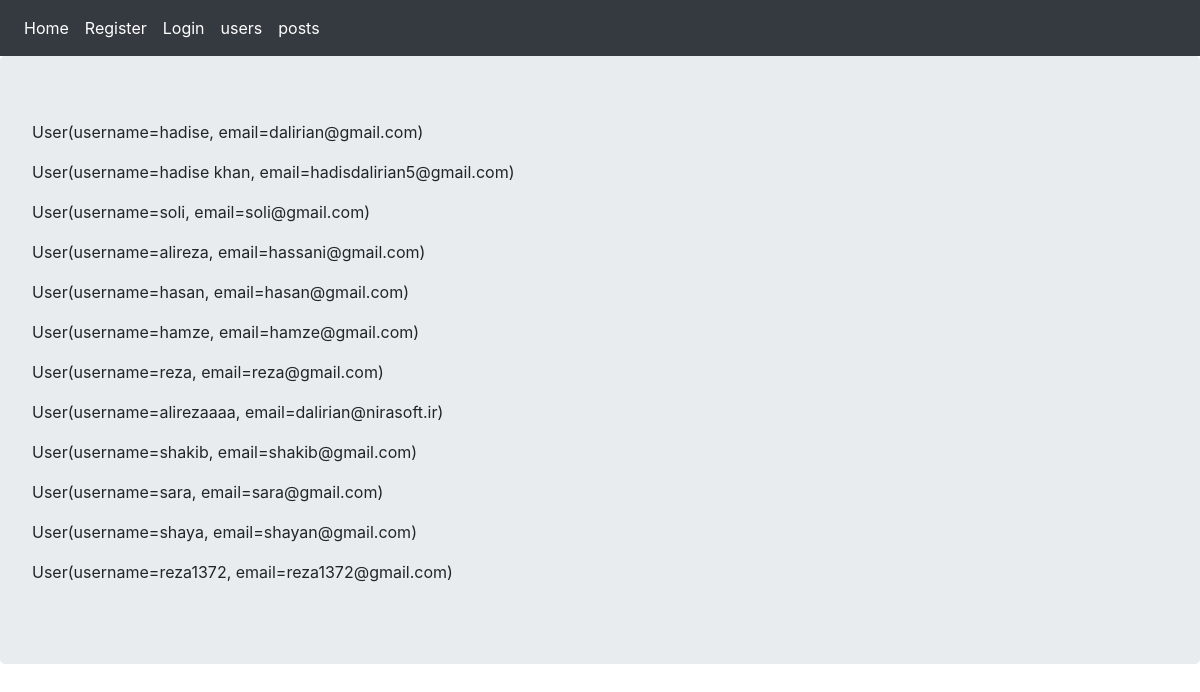
Screenshot of /users with the database file from the repository.
### blog/models.py (models this page shows)
class User(db.Model, UserMixin):
    id = db.Column(db.Integer, primary_key=True)
    username = db.Column(db.String(30), unique=True, nullable=False)
    email = db.Column(db.String(60), unique=True, nullable=False)
    password = db.Column(db.String(60), nullable=False)
    posts = db.relationship('Post', backref='author', lazy=True)
    def __repr__(self):
        return f'User(username={self.username}, email={self.email})'

### blog/routes.py (the view)
@app.route('/users')
def users():
    users=User.query.all()
    return render_template('users.html',users=users)

### blog/templates/users.html
{% extends 'base.html' %}
{% block content %}
    {% for user in users %}
       <p>{{ user }}</p>
    {% endfor %}
    {% endblock %}

### blog/templates/base.html (shortened to what this page needs)
<!DOCTYPE html>
<html lang="en">
<head>
    <link rel="stylesheet" href="https://cdn.jsdelivr.net/npm/bootstrap@4.6.2/dist/css/bootstrap.min.css">
</head>
<body>
    {% include 'inc/navbar.html' %}
    <div class="jumbotron">
   {% block content %} {% endblock %}
   </div>
</body>
</html>

### blog/templates/inc/navbar.html
<nav class="navbar navbar-expand-lg navbar-dark bg-dark">
  <div class="navbar-nav">
    <a class="nav-item nav-link active" href="{{ url_for('home')}}">Home</a>
    {% if current_user.is_authenticated %}
    <a class="nav-item nav-link active" href="{{ url_for('logout')}}">Logout</a>
    <a class="nav-item nav-link active" href="{{ url_for('profile')}}">Profile</a>
    <a class="nav-item nav-link active" href="{{ url_for('users')}}">users</a>
    <a class="nav-item nav-link active" href="{{ url_for('posts')}}">posts</a>
    {% else %}
    <a class="nav-item nav-link active" href="{{ url_for('register')}}">Register</a>
    <a class="nav-item nav-link active" href="{{ url_for('login')}}">Login</a>
    <a class="nav-item nav-link active" href="{{ url_for('users')}}">users</a>
    <a class="nav-item nav-link active" href="{{ url_for('posts')}}">posts</a>
    {% endif %}
  </div>
</nav>

### rows the page displays
User: username+email "User(username=hadise, email=dalirian@gmail.com)"
User: username+email "User(username=hadise khan, email=hadisdalirian5@gmail.com)"
User: username+email "User(username=soli, email=soli@gmail.com)"
User: username+email "User(username=alireza, email=hassani@gmail.com)"
User: username+email "User(username=hasan, email=hasan@gmail.com)"
User: username+email "User(username=hamze, email=hamze@gmail.com)"
User: username+email "User(username=reza, email=reza@gmail.com)"
User: username+email "User(username=alirezaaaa, email=dalirian@nirasoft.ir)"
User: username+email "User(username=shakib, email=shakib@gmail.com)"
User: username+email "User(username=sara, email=sara@gmail.com)"
User: username+email "User(username=shaya, email=shayan@gmail.com)"
User: username+email "User(username=reza1372, email=reza1372@gmail.com)"
